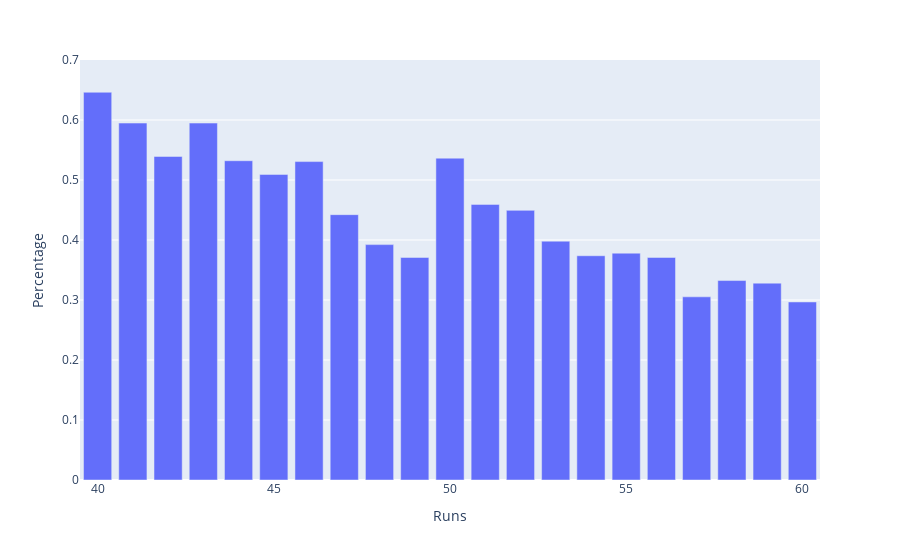

This figure's notebook cell:
### Code cell
#Look at 50 mark
fig = px.bar(df, x='Runs', y='Percentage')
fig.update_yaxes(range=[0,0.7])
fig.update_xaxes(range=[39.5,60.5])

### Figure 1 — Plotly figure (JSON) as saved in the notebook; plotly's stock layout.template omitted (floating-point values rounded to 4 significant figures; data arrays with more than 128 entries replaced by an {"elided": "..."} marker saying what was removed)
{"data": [{"alignmentgroup": "True", "hovertemplate": "Runs=%{x}<br>Percentage=%{y}<extra></extra>", "legendgroup": "", "marker": {"color": "#636efa"}, "name": "", "offsetgroup": "", "orientation": "v", "showlegend": false, "textposition": "auto", "type": "bar", "x": {"elided": "257 int values"}, "xaxis": "x", "y": {"elided": "257 float values"}, "yaxis": "y"}], "layout": {"barmode": "relative", "legend": {"tracegroupgap": 0}, "margin": {"t": 60}, "xaxis": {"anchor": "y", "domain": [0, 1], "range": [39.5, 60.5], "title": {"text": "Runs"}}, "yaxis": {"anchor": "x", "domain": [0, 1], "range": [0, 0.7], "title": {"text": "Percentage"}}}}
